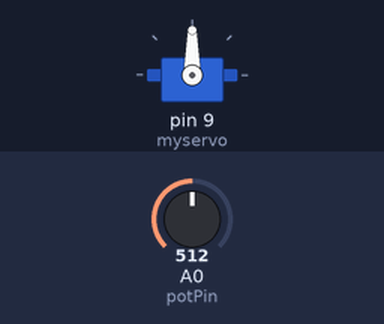
A sketch run on a simulated Arduino Uno, built with avr-gcc and run on an emulated ATmega328P. Parts: servo. The inputs (shaded band) are chosen by the test bench; at power-on: A0 (potPin) = 512. What the sketch prints to the serial monitor is not drawn.

Above: at 1.2 s.
1.3 s: A0 (potPin) set to 551
At 2.2 s:
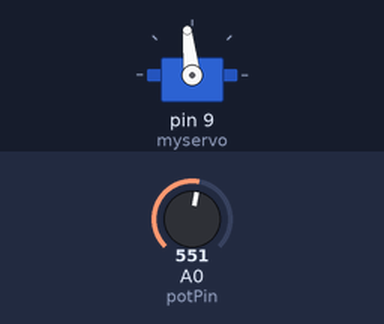
4.3 s: A0 (potPin) set to 576
At 5.5 s:
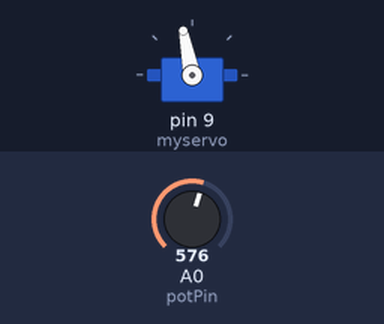
5.8 s: A0 (potPin) set to 306
At 6.9 s:
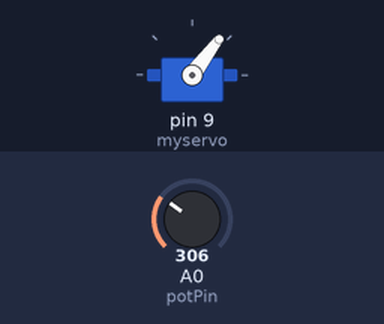
7.3 s: A0 (potPin) set to 106
At 8.1 s:
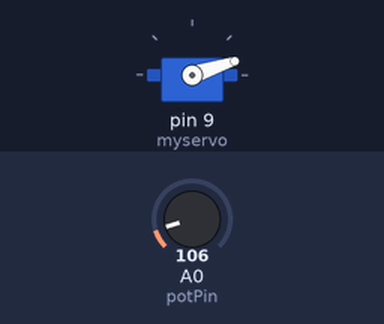
8.8 s: A0 (potPin) set to 90
At 9.2 s:
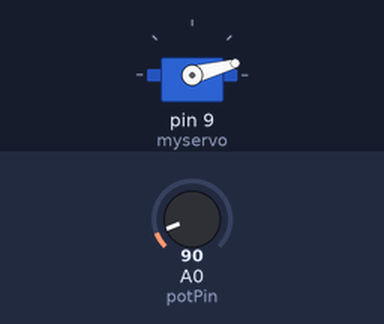
11.8 s: A0 (potPin) set to 716
At 12.6 s:
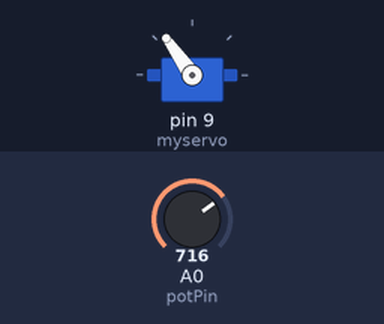
Timing chart, 0 to 14.3 s (numbered marks = the images above; inputs shaded):
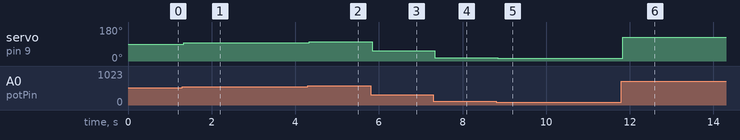

Measured:
- after the input at 1.3 s, servo on pin 9 (myservo): 90° → 96° at once
- after the input at 4.3 s, servo on pin 9 (myservo): 96° → 101° at once
- after the input at 5.8 s, servo on pin 9 (myservo): 101° → 53° at once
- after the input at 7.3 s, servo on pin 9 (myservo): 53° → 18° at once
- after the input at 8.8 s, servo on pin 9 (myservo): 18° → 15° at once
- after the input at 11.8 s, servo on pin 9 (myservo): 15° → 125° at once

The sketch:

sketch.ino
```cpp
#include <Servo.h>
Servo myservo;

int potPin = A0;
int val = 0;

void setup() {
  Serial.begin(9600);
  myservo.attach(9);
}

void loop() {
  val = analogRead(potPin);              // Lee el valor del potenciómetro
  int angle = map(val, 0, 1023, 0, 180); // Conversión a ángulos
  myservo.write(angle);                  // Movimiento del servo
  Serial.print("Potenciómetro: ");
  Serial.print(val);
  Serial.print(" → Ángulo: ");
  Serial.println(angle);
  delay(15);
}
```
